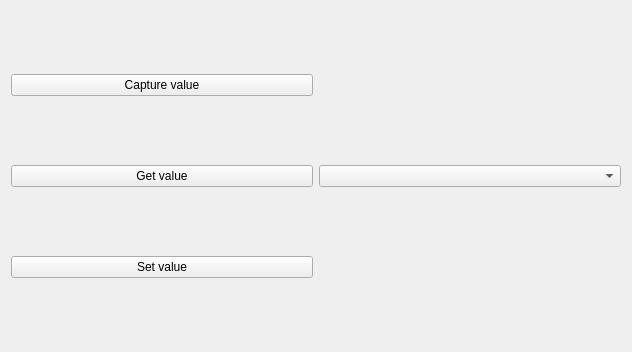
<?xml version="1.0" encoding="UTF-8"?>
<ui version="4.0">
 <class>Widget</class>
 <widget class="QWidget" name="Widget">
  <property name="geometry">
   <rect>
    <x>0</x>
    <y>0</y>
    <width>632</width>
    <height>352</height>
   </rect>
  </property>
  <property name="windowTitle">
   <string>Widget</string>
  </property>
  <layout class="QHBoxLayout" name="horizontalLayout">
   <item>
    <layout class="QVBoxLayout" name="verticalLayout">
     <item>
      <widget class="QPushButton" name="captureButton">
       <property name="text">
        <string>Capture value</string>
       </property>
      </widget>
     </item>
     <item>
      <widget class="QPushButton" name="getButton">
       <property name="text">
        <string>Get value</string>
       </property>
      </widget>
     </item>
     <item>
      <widget class="QPushButton" name="setButton">
       <property name="text">
        <string>Set value</string>
       </property>
      </widget>
     </item>
    </layout>
   </item>
   <item>
    <widget class="QComboBox" name="comboBox"/>
   </item>
  </layout>
 </widget>
 <layoutdefault spacing="6" margin="11"/>
 <resources/>
 <connections/>
</ui>
